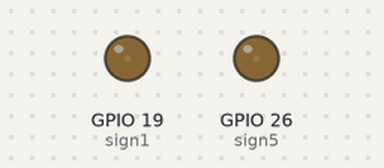
A program run on a simulated Raspberry Pi (BCM pin numbers). On the bench: output pins drawn as LEDs (lit = HIGH).

Above: at 0.05 s.
At 0.9 s:
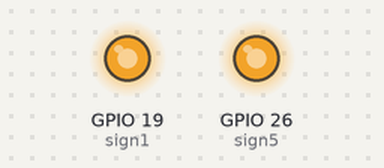
At 1.35 s:
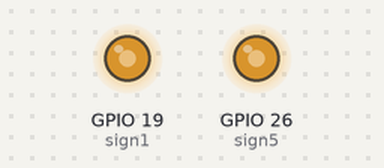
At 1.75 s:
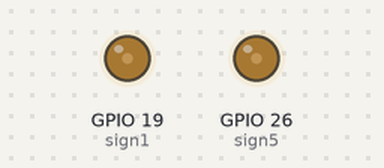
Timing chart, 0 to 4.6 s (numbered marks = the images above):
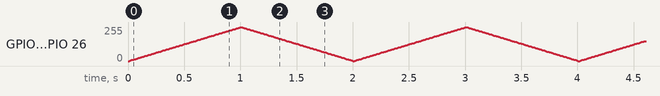

The program:

justSign.py
```python
#!/usr/bin/python

# importing modules
import RPi.GPIO as GPIO
import time

# GPIO pin defs
sign1 = 19
sign5 = 26

GPIO.setmode(GPIO.BCM)

gpio_outputs = (sign1, sign5)

GPIO.setup(gpio_outputs, GPIO.OUT)
oneSign = GPIO.PWM(sign1, 400)
fiveSign = GPIO.PWM(sign5, 400)

def cleanupGpio():
    GPIO.cleanup()

try:
    oneSign.start(0)
    fiveSign.start(0)
    while 1:
        for i in range(0, 100, 1):
            oneSign.ChangeDutyCycle(i)
            fiveSign.ChangeDutyCycle(i)
            time.sleep(0.01)

        for j in range(100, 0, -1):
            oneSign.ChangeDutyCycle(j)
            fiveSign.ChangeDutyCycle(j)
            time.sleep(0.01)

except KeyboardInterrupt:
    print("cleanup")
    cleanupGpio()
```
